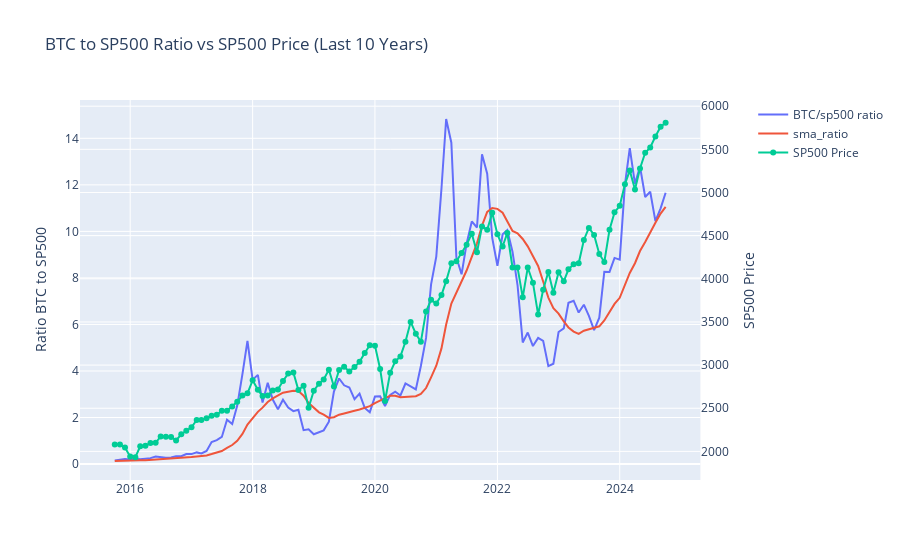

The notebook cell saved with this chart:
### Code cell
#загрузим 10 летние данные по BTC и sp500
btc_df = yf.download("BTC-USD", period='10y', interval='1mo')
sp500_df = yf.download('^GSPC', period='10y', interval='1mo')
btc_df = btc_df.reset_index()

# Объединяем sp500_df с btc_df по столбцу 'Date', добавляя суффикс '_btc' для столбца 'Close' из btc_df
sp500_df = sp500_df.merge(
    btc_df[['Date', 'Close']],
    on='Date',
    how='left',
    suffixes=('', '_btc')
)

# Заполняем пропущенные значения в столбце 'Close_btc' с использованием предыдущих значений
sp500_df['Close_btc'] = sp500_df['Close_btc'].ffill()

# посчитаем btc/sp500 ratio
sp500_df["btc_sp_ratio"] = sp500_df['Close_btc'] / sp500_df["Close"].values
sp500_df["btc_sp_ratioSMA"] = talib.SMA(sp500_df["btc_sp_ratio"], timeperiod=12)
sp500_df.dropna(inplace=True)
fig = make_subplots(specs=[[{"secondary_y": True}]])

fig.add_trace(go.Scatter(x=sp500_df["Date"], y=sp500_df["btc_sp_ratio"], mode='lines', name='BTC/sp500 ratio'), secondary_y=False)
fig.add_trace(go.Scatter(x=sp500_df["Date"], y=sp500_df["btc_sp_ratioSMA"], mode='lines', name='sma_ratio'), secondary_y=False)
fig.add_trace(go.Scatter(x=sp500_df["Date"], y=sp500_df["Close"], mode='markers+lines', name='SP500 Price'), secondary_y=True)

# Настроим оси
fig.update_layout(
    title='BTC to SP500 Ratio vs SP500 Price (Last 10 Years)',
    yaxis=dict(title='Ratio BTC to SP500'),
    yaxis2=dict(title='SP500 Price')
)

fig.show()
